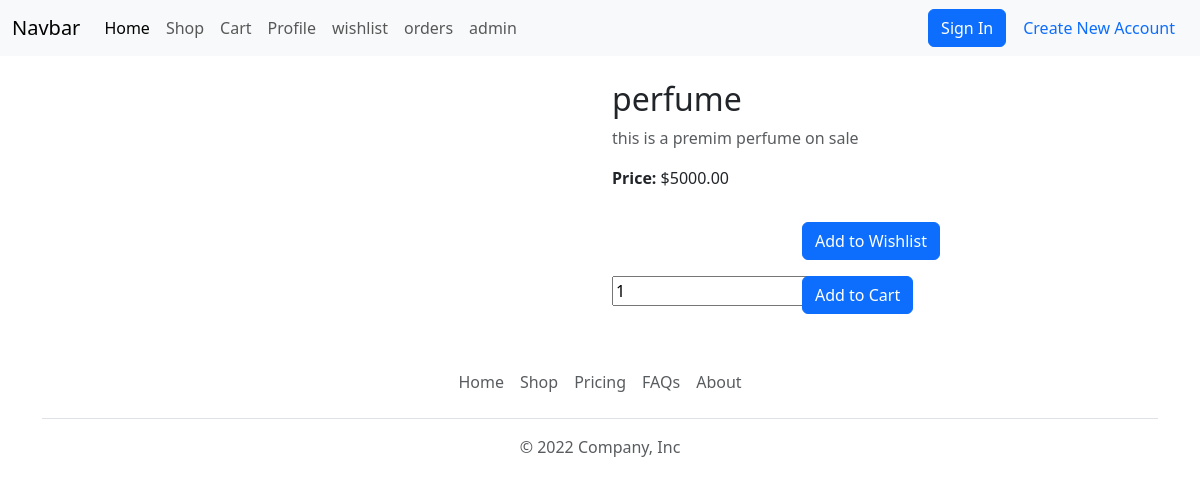
The page /product/5 on the database as committed earlier.
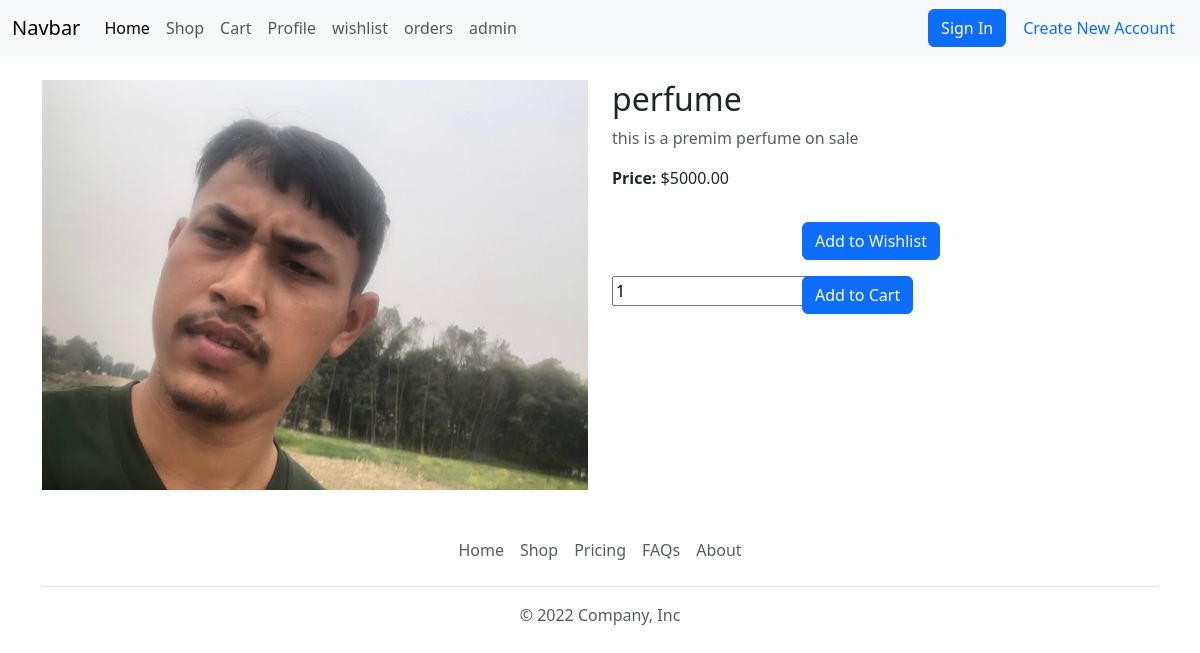
The same page on the database as committed later.
### ecommerce/models.py (models this page shows, shortened)
class Product(models.Model):
    name = models.CharField(max_length = 225)
    image = models.FileField(upload_to='product_images/',null=True,blank=True)
    price = models.DecimalField(max_digits=10,decimal_places=2)
    quantity = models.IntegerField()
    description = models.TextField()

### ecommerce/views.py (the view)
# urls.py: path('product/<int:id>',productDetails),
def productDetails(request,id):
    product = Product.objects.get(pk=id)
    return render(request,'frontend/productDetails.html',{'product':product})

### templates/frontend/productDetails.html (shortened to what this page needs)
{% extends 'frontend/layout/main.html' %}
{% block content %}
<div class="container my-4">
    <div class="row">
        <div class="col-md-6">
            {% if product.image %}
            <img src="{{ product.image.url }}" class="img-fluid" alt="{{ product.title }}">
            {% else %}
            <img src="https://cdn.vectorstock.com/i/preview-1x/65/30/default-image-icon-missing-picture-page-vector-40546530.jpg" class="img-fluid" alt="Placeholder Image">
            {% endif %}
        </div>
        <div class="col-md-6">
            <h2>{{ product.name }}</h2>
            <p class="text-muted">{{ product.description }}</p>
            <p><strong>Price:</strong> ${{ product.price }}</p>
            <form method="post" action="/add-to-wishlist/{{product.id}}">
                <div class="row">
                    <div class="col-lg-4 mt-3">
                    </div>
                    <div class="col-lg-8 mt-3">
                        <div class="">
                            <button type="submit" class="btn btn-primary">Add to Wishlist</button>
                        </div>
                    </div>
                </div>
            </form>
            <form method="post" action="/add-to-cart/{{product.id}}">
                <div class="row">
                    <div class="col-lg-4 mt-3">
                        <div class="mb-3">
                            <input type="number" name="quantity" value="1">
                        </div>
                    </div>
                    <div class="col-lg-8 mt-3">
                        <div class="">
                            <button type="submit" class="btn btn-primary">Add to Cart</button>
                        </div>
                    </div>
                </div>
            </form>
        </div>
    </div>
</div>
{% endblock %}

Rows that differ between the two databases and show on the page:
changed Product "perfume": image: picture added
